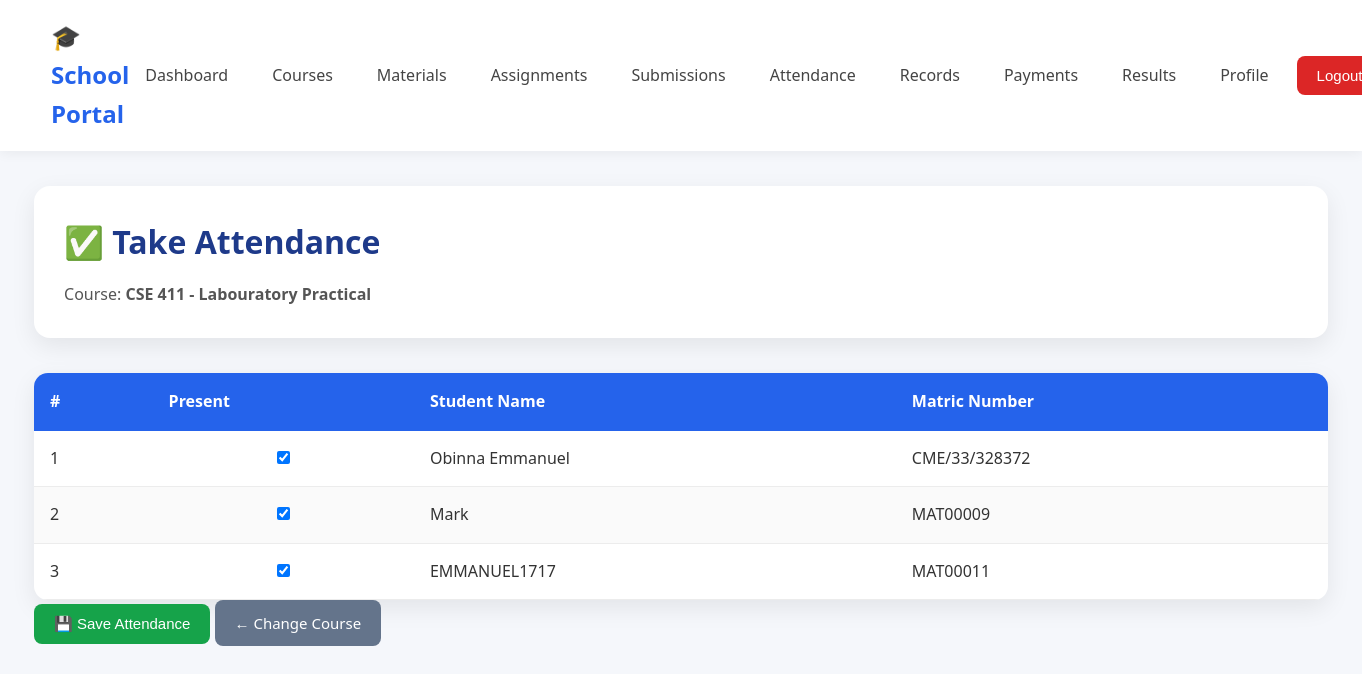
Page /attendance/1/ (signed in) on the committed database.
### courses/models.py (models this page shows, shortened)
class Course(models.Model):
    course_code = models.CharField(max_length=20, unique=True)
    course_title = models.CharField(max_length=200)
    units = models.PositiveIntegerField()
    semester = models.CharField(max_length=15)
    department = models.ForeignKey(Department,on_delete=models.CASCADE)
    lecturer = models.ForeignKey(Lecturer, on_delete=models.CASCADE, related_name='courses')

class Registration(models.Model):
    student = models.ForeignKey(Student, on_delete=models.CASCADE)
    course = models.ForeignKey(
        Course, on_delete=models.CASCADE)
    session = models.CharField(max_length=50)
    registered_at = models.DateTimeField(auto_now_add=True)
    class Meta:
        unique_together = ('student', 'course', 'session')

### accounts/models.py (models this page shows, shortened)
class Student(models.Model):
    user = models.OneToOneField(User,on_delete=models.CASCADE)
    matric_number = models.CharField(max_length=50, unique=True)
    full_name = models.CharField(max_length=100)
    level = models.IntegerField()
    created_at = models.DateTimeField(auto_now_add=True)

### dashboard/views.py (the view, shortened to what this page needs)
# urls.py: path("attendance/<int:pk>/", TakeAttendanceView.as_view(), name="take_attendance"),
class TakeAttendanceView(LoginRequiredMixin, View):
    template_name = "dashboard/take_attendance.html"
    def get(self, request, pk):
        course = get_object_or_404(Course, pk=pk)
        registrations = Registration.objects.filter(course=course)
        context = {
            "course": course,
            "registrations": registrations,
        }
        return render(request, self.template_name, context)

### dashboard/templates/dashboard/take_attendance.html (shortened to what this page needs)
{% extends "dashboard_base.html" %}
{% block content %}
<div class="page-header">
    <h1>✅ Take Attendance</h1>
    <p>
        Course: <strong>{{ course.course_code }} - {{ course.course_title }}</strong>
    </p>
</div>
{% if registrations %}
<div class="table-container">
<form method="POST">
    <table class="portal-table">
        <thead>
            <tr>
                <th>#</th>
                <th>Present</th>
                <th>Student Name</th>
                <th>Matric Number</th>
            </tr>
        </thead>
        <tbody>
        {% for reg in registrations %}
            <tr>
                <td>
                    {{ forloop.counter }}
                </td>
                <td>
                    <input
                        type="checkbox"
                        name="students"
                        value="{{ reg.student.id }}"
                        checked>
                </td>
                <td>
                    {{ reg.student.full_name }}
                </td>
                <td>
                    {{ reg.student.matric_number }}
                </td>
            </tr>
        {% endfor %}
        </tbody>
    </table>
    <div class="form-actions">
        <button
            type="submit"
            class="btn btn-success">
            💾 Save Attendance
        </button>
        <a
            href="{% url 'select_attendance_course' %}"
            class="btn btn-secondary">
            ← Change Course
        </a>
    </div>
</form>
</div>
{% endif %}
{% endblock %}

### static/css/style.css (style rules this page uses)
* { margin:0; padding:0; box-sizing:border-box; }
html { scroll-behavior:smooth; }
body { font-family:Segoe UI,Tahoma,Geneva,Verdana,sans-serif; background:#f5f7fb; color:#333; line-height:1.6; }
:root { --primary:#2563eb; --primary-dark:#1d4ed8; --success:#16a34a; --success-dark:#15803d; --danger:#dc2626; --danger-dark:#b91c1c; --warning:#f59e0b; --gray:#6b7280; --light:#ffffff; --background:#f5f7fb; --border:#e5e7eb; --shadow:0 8px 25px rgba(0,0,0,.08); --radius:12px; }
a { text-decoration:none; }
h1 { color:#1e3a8a; margin-bottom:15px; }
p { color:#555; }
form { width:100%; }
input, select, textarea { width:100%; padding:12px 15px; border:1px solid #d1d5db; border-radius:8px; outline:none; transition:.3s; font-size:15px; }
button, .btn { display:inline-block; padding:11px 20px; border:none; border-radius:8px; cursor:pointer; font-size:15px; transition:.3s; color:white; background:var(--primary); }
.btn-success { background:var(--success); }
.page-header { background:white; padding:30px; border-radius:16px; margin-bottom:35px; box-shadow:var(--shadow); }
.page-header p { margin-top:10px; }
.btn-secondary { background:#64748b; }
table { width:100%; border-collapse:collapse; background:#fff; border-radius:14px; overflow:hidden; box-shadow:var(--shadow); margin-top:20px; }
thead { background:var(--primary); }
thead th { color:white; font-weight:600; padding:16px; text-align:left; }
tbody td { padding:15px 16px; border-bottom:1px solid #ececec; }
tbody tr:nth-child(even) { background:#fafafa; }
* { transition:all 0.2s ease-in-out; }

### rows in the picture
Course: course_code "CSE 411", course_title "Labouratory Practical"
Registration: student.full_name "Obinna Emmanuel", student.matric_number "CME/33/328372"
Registration: student.full_name "Mark", student.matric_number "MAT00009"
Registration: student.full_name "EMMANUEL1717", student.matric_number "MAT00011"
